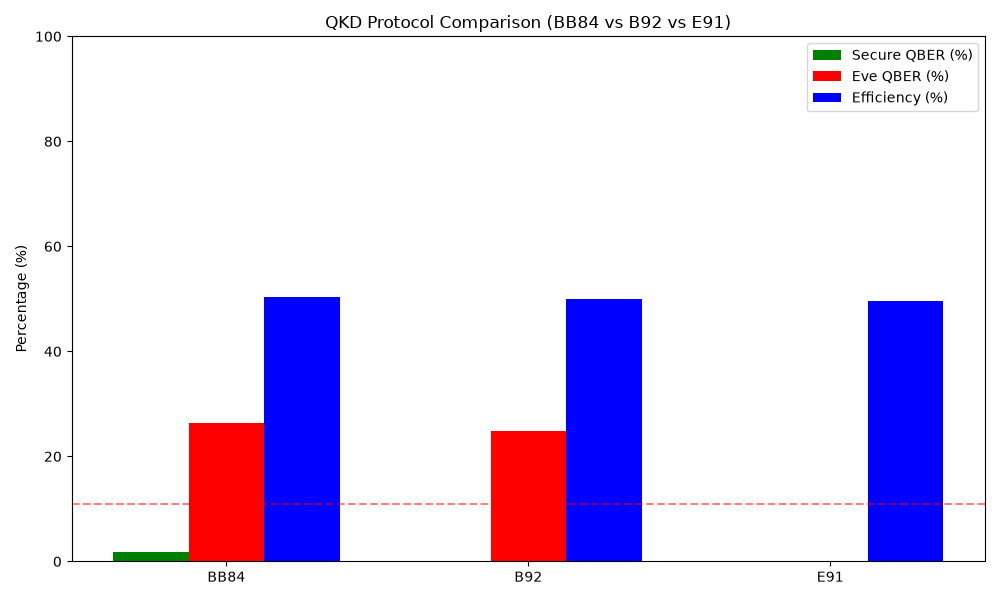

Recreate this plot in Python.
"""
BB84 vs B92 vs E91 — Protocol Comparison
==========================================

Compares three QKD protocols:
- BB84: 4 states, 2 bases (our primary protocol)
- B92: 2 states, simpler but less efficient
- E91: Entanglement-based, requires Bell pairs

Metrics:
- QBER without Eve (should be low)
- QBER with Eve (should be ~25%)
- Efficiency (sifted bits / total bits)
"""

import matplotlib.pyplot as plt
import numpy as np
import os
import sys

# Add parent dir to path so we can import quantum_engine
sys.path.insert(0, os.path.dirname(os.path.dirname(os.path.abspath(__file__))))

from quantum_engine.bb84_simulator import run_bb84_session
from quantum_engine.b92 import run_b92_session
from quantum_engine.e91 import run_e91_session

print("Running protocol comparison...")
print("This may take a few minutes.\n")

# Run each protocol 20 times (with and without Eve)
protocols = {
    "BB84": run_bb84_session,
    "B92": run_b92_session,
    "E91": run_e91_session,
}

results = {}

for name, func in protocols.items():
    print(f"Testing {name}...")
    
    # Without Eve
    secure_qbers = []
    secure_efficiencies = []
    for _ in range(20):
        if name == "E91":
            result = func(num_pairs=256, eve=False)
        else:
            result = func(num_bits=256, eve=False)
        secure_qbers.append(result["qber"])
        if "efficiency" in result:
            secure_efficiencies.append(result["efficiency"])
        elif "sifted_key_length" in result:
            secure_efficiencies.append(result["sifted_key_length"] / 256)
        else:
            secure_efficiencies.append(0.5)
    
    # With Eve
    eve_qbers = []
    for _ in range(20):
        if name == "E91":
            result = func(num_pairs=256, eve=True)
        else:
            result = func(num_bits=256, eve=True)
        eve_qbers.append(result["qber"])
    
    results[name] = {
        "secure_qber_mean": sum(secure_qbers) / len(secure_qbers),
        "secure_qber_std": float(np.std(secure_qbers)),
        "eve_qber_mean": sum(eve_qbers) / len(eve_qbers),
        "eve_qber_std": float(np.std(eve_qbers)),
        "efficiency": sum(secure_efficiencies) / len(secure_efficiencies),
    }
    
    print(f"  Secure QBER: {results[name]['secure_qber_mean']:.2%} ± {results[name]['secure_qber_std']:.2%}")
    print(f"  Eve QBER:    {results[name]['eve_qber_mean']:.2%} ± {results[name]['eve_qber_std']:.2%}")
    print(f"  Efficiency:  {results[name]['efficiency']:.2%}\n")

# Plotting the results
labels = list(results.keys())
secure_means = [results[n]['secure_qber_mean'] * 100 for n in labels]
eve_means = [results[n]['eve_qber_mean'] * 100 for n in labels]
efficiencies = [results[n]['efficiency'] * 100 for n in labels]

x = np.arange(len(labels))
width = 0.25

fig, ax = plt.subplots(figsize=(10, 6))
rects1 = ax.bar(x - width, secure_means, width, label='Secure QBER (%)', color='green')
rects2 = ax.bar(x, eve_means, width, label='Eve QBER (%)', color='red')
rects3 = ax.bar(x + width, efficiencies, width, label='Efficiency (%)', color='blue')

ax.set_ylabel('Percentage (%)')
ax.set_title('QKD Protocol Comparison (BB84 vs B92 vs E91)')
ax.set_xticks(x)
ax.set_xticklabels(labels)
ax.legend()
ax.set_ylim(0, 100)

# Add horizontal line for 11% threshold
ax.axhline(y=11, color='r', linestyle='--', alpha=0.5, label='11% Threshold')

fig.tight_layout()
os.makedirs("analysis", exist_ok=True)
plt.savefig("analysis/protocol_comparison.png")
print("Saved comparison chart to analysis/protocol_comparison.png")
